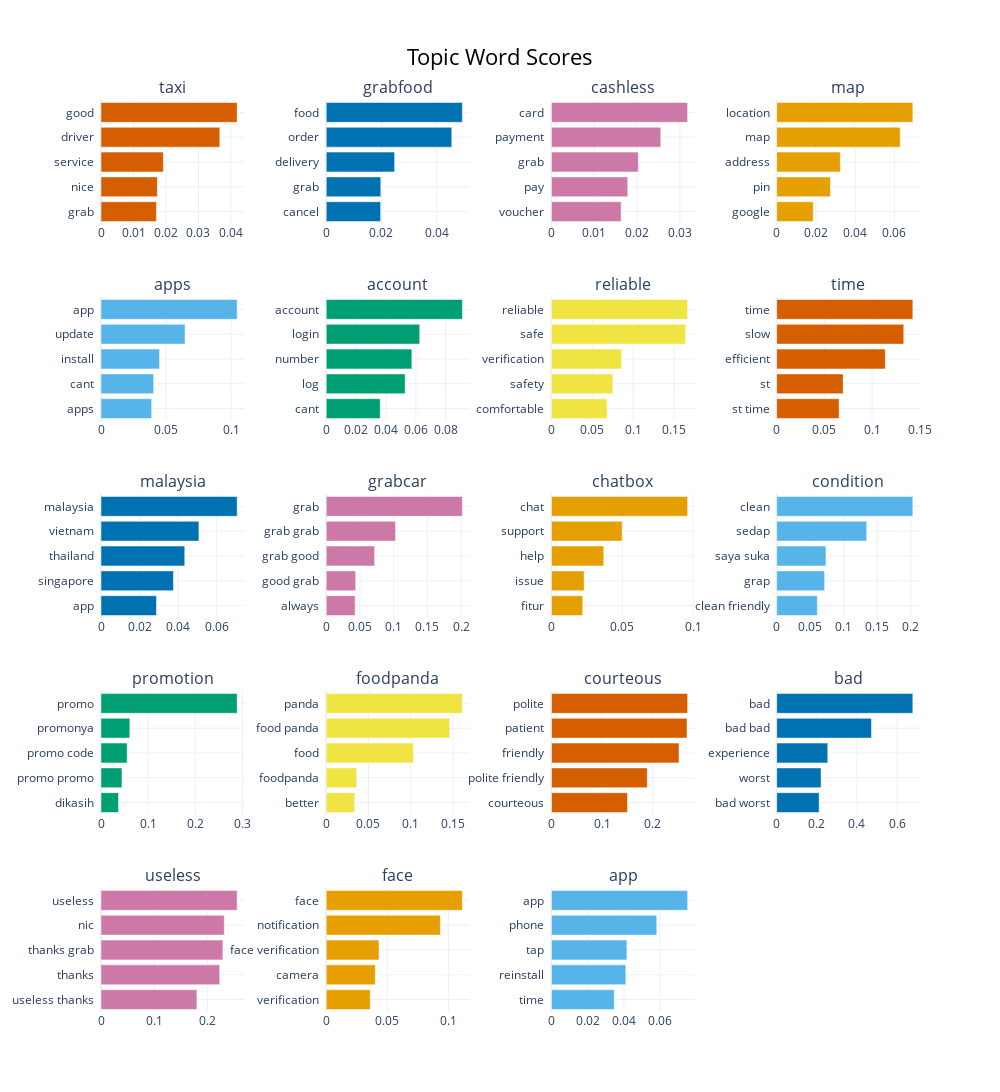

Notebook cell for this chart:
### Code cell
topic_model.visualize_barchart(top_n_topics=20, custom_labels=True)

### Figure 1 — Plotly figure (JSON) as saved in the notebook; plotly's stock layout.template omitted (floating-point values rounded to 4 significant figures)
{"data": [{"marker": {"color": "#D55E00"}, "orientation": "h", "type": "bar", "x": [0.01706, 0.01735, 0.01919, 0.03656, 0.0419], "xaxis": "x", "y": ["grab  ", "nice  ", "service  ", "driver  ", "good  "], "yaxis": "y"}, {"marker": {"color": "#0072B2"}, "orientation": "h", "type": "bar", "x": [0.01971, 0.01976, 0.02478, 0.04548, 0.04932], "xaxis": "x2", "y": ["cancel  ", "grab  ", "delivery  ", "order  ", "food  "], "yaxis": "y2"}, {"marker": {"color": "#CC79A7"}, "orientation": "h", "type": "bar", "x": [0.01627, 0.01782, 0.02029, 0.02552, 0.03179], "xaxis": "x3", "y": ["voucher  ", "pay  ", "grab  ", "payment  ", "card  "], "yaxis": "y3"}, {"marker": {"color": "#E69F00"}, "orientation": "h", "type": "bar", "x": [0.01863, 0.02739, 0.03246, 0.06295, 0.06938], "xaxis": "x4", "y": ["google  ", "pin  ", "address  ", "map  ", "location  "], "yaxis": "y4"}, {"marker": {"color": "#56B4E9"}, "orientation": "h", "type": "bar", "x": [0.03891, 0.04049, 0.04501, 0.0646, 0.1047], "xaxis": "x5", "y": ["apps  ", "cant  ", "install  ", "update  ", "app  "], "yaxis": "y5"}, {"marker": {"color": "#009E73"}, "orientation": "h", "type": "bar", "x": [0.03614, 0.05283, 0.05732, 0.06259, 0.09115], "xaxis": "x6", "y": ["cant  ", "log  ", "number  ", "login  ", "account  "], "yaxis": "y6"}, {"marker": {"color": "#F0E442"}, "orientation": "h", "type": "bar", "x": [0.06823, 0.07511, 0.08582, 0.1643, 0.1667], "xaxis": "x7", "y": ["comfortable  ", "safety  ", "verification  ", "safe  ", "reliable  "], "yaxis": "y7"}, {"marker": {"color": "#D55E00"}, "orientation": "h", "type": "bar", "x": [0.06547, 0.06971, 0.1139, 0.1333, 0.1428], "xaxis": "x8", "y": ["st time  ", "st  ", "efficient  ", "slow  ", "time  "], "yaxis": "y8"}, {"marker": {"color": "#0072B2"}, "orientation": "h", "type": "bar", "x": [0.02873, 0.03753, 0.04338, 0.05071, 0.07052], "xaxis": "x9", "y": ["app  ", "singapore  ", "thailand  ", "vietnam  ", "malaysia  "], "yaxis": "y9"}, {"marker": {"color": "#CC79A7"}, "orientation": "h", "type": "bar", "x": [0.04292, 0.04372, 0.07181, 0.1028, 0.202], "xaxis": "x10", "y": ["always  ", "good grab  ", "grab good  ", "grab grab  ", "grab  "], "yaxis": "y10"}, {"marker": {"color": "#E69F00"}, "orientation": "h", "type": "bar", "x": [0.02208, 0.02308, 0.03693, 0.04993, 0.09611], "xaxis": "x11", "y": ["fitur  ", "issue  ", "help  ", "support  ", "chat  "], "yaxis": "y11"}, {"marker": {"color": "#56B4E9"}, "orientation": "h", "type": "bar", "x": [0.06054, 0.07142, 0.07339, 0.1341, 0.2028], "xaxis": "x12", "y": ["clean friendly  ", "grap  ", "saya suka  ", "sedap  ", "clean  "], "yaxis": "y12"}, {"marker": {"color": "#009E73"}, "orientation": "h", "type": "bar", "x": [0.03719, 0.04441, 0.05543, 0.06117, 0.2887], "xaxis": "x13", "y": ["dikasih  ", "promo promo  ", "promo code  ", "promonya  ", "promo  "], "yaxis": "y13"}, {"marker": {"color": "#F0E442"}, "orientation": "h", "type": "bar", "x": [0.03374, 0.03606, 0.1032, 0.1462, 0.1611], "xaxis": "x14", "y": ["better  ", "foodpanda  ", "food  ", "food panda  ", "panda  "], "yaxis": "y14"}, {"marker": {"color": "#D55E00"}, "orientation": "h", "type": "bar", "x": [0.1501, 0.1892, 0.2519, 0.2676, 0.2689], "xaxis": "x15", "y": ["courteous  ", "polite friendly  ", "friendly  ", "patient  ", "polite  "], "yaxis": "y15"}, {"marker": {"color": "#0072B2"}, "orientation": "h", "type": "bar", "x": [0.2117, 0.2213, 0.2548, 0.4727, 0.6789], "xaxis": "x16", "y": ["bad worst  ", "worst  ", "experience  ", "bad bad  ", "bad  "], "yaxis": "y16"}, {"marker": {"color": "#CC79A7"}, "orientation": "h", "type": "bar", "x": [0.18, 0.2228, 0.2287, 0.2313, 0.2555], "xaxis": "x17", "y": ["useless thanks  ", "thanks  ", "thanks grab  ", "nic  ", "useless  "], "yaxis": "y17"}, {"marker": {"color": "#E69F00"}, "orientation": "h", "type": "bar", "x": [0.03604, 0.04016, 0.04318, 0.09341, 0.1114], "xaxis": "x18", "y": ["verification  ", "camera  ", "face verification  ", "notification  ", "face  "], "yaxis": "y18"}, {"marker": {"color": "#56B4E9"}, "orientation": "h", "type": "bar", "x": [0.03466, 0.04105, 0.04164, 0.0581, 0.07513], "xaxis": "x19", "y": ["time  ", "reinstall  ", "tap  ", "phone  ", "app  "], "yaxis": "y19"}], "layout": {"annotations": [{"font": {"size": 16}, "showarrow": false, "text": "taxi", "x": 0.0875, "xanchor": "center", "xref": "paper", "y": 1.0, "yanchor": "bottom", "yref": "paper"}, {"font": {"size": 16}, "showarrow": false, "text": "grabfood", "x": 0.3625, "xanchor": "center", "xref": "paper", "y": 1.0, "yanchor": "bottom", "yref": "paper"}, {"font": {"size": 16}, "showarrow": false, "text": "cashless", "x": 0.6375, "xanchor": "center", "xref": "paper", "y": 1.0, "yanchor": "bottom", "yref": "paper"}, {"font": {"size": 16}, "showarrow": false, "text": "map", "x": 0.9125, "xanchor": "center", "xref": "paper", "y": 1.0, "yanchor": "bottom", "yref": "paper"}, {"font": {"size": 16}, "showarrow": false, "text": "apps", "x": 0.0875, "xanchor": "center", "xref": "paper", "y": 0.784, "yanchor": "bottom", "yref": "paper"}, {"font": {"size": 16}, "showarrow": false, "text": "account", "x": 0.3625, "xanchor": "center", "xref": "paper", "y": 0.784, "yanchor": "bottom", "yref": "paper"}, {"font": {"size": 16}, "showarrow": false, "text": "reliable", "x": 0.6375, "xanchor": "center", "xref": "paper", "y": 0.784, "yanchor": "bottom", "yref": "paper"}, {"font": {"size": 16}, "showarrow": false, "text": "time", "x": 0.9125, "xanchor": "center", "xref": "paper", "y": 0.784, "yanchor": "bottom", "yref": "paper"}, {"font": {"size": 16}, "showarrow": false, "text": "malaysia", "x": 0.0875, "xanchor": "center", "xref": "paper", "y": 0.568, "yanchor": "bottom", "yref": "paper"}, {"font": {"size": 16}, "showarrow": false, "text": "grabcar", "x": 0.3625, "xanchor": "center", "xref": "paper", "y": 0.568, "yanchor": "bottom", "yref": "paper"}, {"font": {"size": 16}, "showarrow": false, "text": "chatbox", "x": 0.6375, "xanchor": "center", "xref": "paper", "y": 0.568, "yanchor": "bottom", "yref": "paper"}, {"font": {"size": 16}, "showarrow": false, "text": "condition", "x": 0.9125, "xanchor": "center", "xref": "paper", "y": 0.568, "yanchor": "bottom", "yref": "paper"}, {"font": {"size": 16}, "showarrow": false, "text": "promotion", "x": 0.0875, "xanchor": "center", "xref": "paper", "y": 0.352, "yanchor": "bottom", "yref": "paper"}, {"font": {"size": 16}, "showarrow": false, "text": "foodpanda", "x": 0.3625, "xanchor": "center", "xref": "paper", "y": 0.352, "yanchor": "bottom", "yref": "paper"}, {"font": {"size": 16}, "showarrow": false, "text": "courteous", "x": 0.6375, "xanchor": "center", "xref": "paper", "y": 0.352, "yanchor": "bottom", "yref": "paper"}, {"font": {"size": 16}, "showarrow": false, "text": "bad", "x": 0.9125, "xanchor": "center", "xref": "paper", "y": 0.352, "yanchor": "bottom", "yref": "paper"}, {"font": {"size": 16}, "showarrow": false, "text": "useless", "x": 0.0875, "xanchor": "center", "xref": "paper", "y": 0.136, "yanchor": "bottom", "yref": "paper"}, {"font": {"size": 16}, "showarrow": false, "text": "face", "x": 0.3625, "xanchor": "center", "xref": "paper", "y": 0.136, "yanchor": "bottom", "yref": "paper"}, {"font": {"size": 16}, "showarrow": false, "text": "app", "x": 0.6375, "xanchor": "center", "xref": "paper", "y": 0.136, "yanchor": "bottom", "yref": "paper"}], "height": 1250, "hoverlabel": {"bgcolor": "white", "font": {"family": "Rockwell", "size": 16}}, "showlegend": false, "title": {"font": {"color": "Black", "size": 22}, "text": "Topic Word Scores", "x": 0.5, "xanchor": "center", "yanchor": "top"}, "width": 1000, "xaxis": {"anchor": "y", "domain": [0, 0.175], "showgrid": true}, "xaxis10": {"anchor": "y10", "domain": [0.275, 0.45], "showgrid": true}, "xaxis11": {"anchor": "y11", "domain": [0.55, 0.725], "showgrid": true}, "xaxis12": {"anchor": "y12", "domain": [0.825, 1], "showgrid": true}, "xaxis13": {"anchor": "y13", "domain": [0, 0.175], "showgrid": true}, "xaxis14": {"anchor": "y14", "domain": [0.275, 0.45], "showgrid": true}, "xaxis15": {"anchor": "y15", "domain": [0.55, 0.725], "showgrid": true}, "xaxis16": {"anchor": "y16", "domain": [0.825, 1], "showgrid": true}, "xaxis17": {"anchor": "y17", "domain": [0, 0.175], "showgrid": true}, "xaxis18": {"anchor": "y18", "domain": [0.275, 0.45], "showgrid": true}, "xaxis19": {"anchor": "y19", "domain": [0.55, 0.725], "showgrid": true}, "xaxis2": {"anchor": "y2", "domain": [0.275, 0.45], "showgrid": true}, "xaxis20": {"anchor": "y20", "domain": [0.825, 1], "showgrid": true}, "xaxis3": {"anchor": "y3", "domain": [0.55, 0.725], "showgrid": true}, "xaxis4": {"anchor": "y4", "domain": [0.825, 1], "showgrid": true}, "xaxis5": {"anchor": "y5", "domain": [0, 0.175], "showgrid": true}, "xaxis6": {"anchor": "y6", "domain": [0.275, 0.45], "showgrid": true}, "xaxis7": {"anchor": "y7", "domain": [0.55, 0.725], "showgrid": true}, "xaxis8": {"anchor": "y8", "domain": [0.825, 1], "showgrid": true}, "xaxis9": {"anchor": "y9", "domain": [0, 0.175], "showgrid": true}, "yaxis": {"anchor": "x", "domain": [0.864, 1.0], "showgrid": true}, "yaxis10": {"anchor": "x10", "domain": [0.432, 0.568], "showgrid": true}, "yaxis11": {"anchor": "x11", "domain": [0.432, 0.568], "showgrid": true}, "yaxis12": {"anchor": "x12", "domain": [0.432, 0.568], "showgrid": true}, "yaxis13": {"anchor": "x13", "domain": [0.216, 0.352], "showgrid": true}, "yaxis14": {"anchor": "x14", "domain": [0.216, 0.352], "showgrid": true}, "yaxis15": {"anchor": "x15", "domain": [0.216, 0.352], "showgrid": true}, "yaxis16": {"anchor": "x16", "domain": [0.216, 0.352], "showgrid": true}, "yaxis17": {"anchor": "x17", "domain": [0, 0.136], "showgrid": true}, "yaxis18": {"anchor": "x18", "domain": [0, 0.136], "showgrid": true}, "yaxis19": {"anchor": "x19", "domain": [0, 0.136], "showgrid": true}, "yaxis2": {"anchor": "x2", "domain": [0.864, 1.0], "showgrid": true}, "yaxis20": {"anchor": "x20", "domain": [0, 0.136], "showgrid": true}, "yaxis3": {"anchor": "x3", "domain": [0.864, 1.0], "showgrid": true}, "yaxis4": {"anchor": "x4", "domain": [0.864, 1.0], "showgrid": true}, "yaxis5": {"anchor": "x5", "domain": [0.648, 0.784], "showgrid": true}, "yaxis6": {"anchor": "x6", "domain": [0.648, 0.784], "showgrid": true}, "yaxis7": {"anchor": "x7", "domain": [0.648, 0.784], "showgrid": true}, "yaxis8": {"anchor": "x8", "domain": [0.648, 0.784], "showgrid": true}, "yaxis9": {"anchor": "x9", "domain": [0.432, 0.568], "showgrid": true}}}
